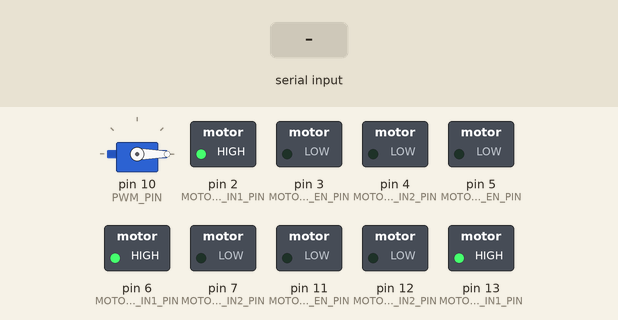
Bench run of a sketch on a simulated Arduino Uno, built with avr-gcc and run on an emulated ATmega328P. On the bench: servo, switched loads named in the sketch (green lamp = pin HIGH). Inputs (shaded band) come from the test bench. What the sketch prints to the serial monitor is not drawn.

Above: at 1.2 s.
1.3 s: "90,45\n" received over the second serial link
At 1.7 s:
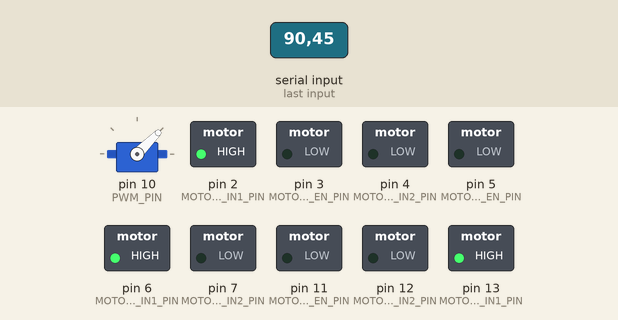
2.8 s: "30,150\n" received over the second serial link
At 4.0 s:
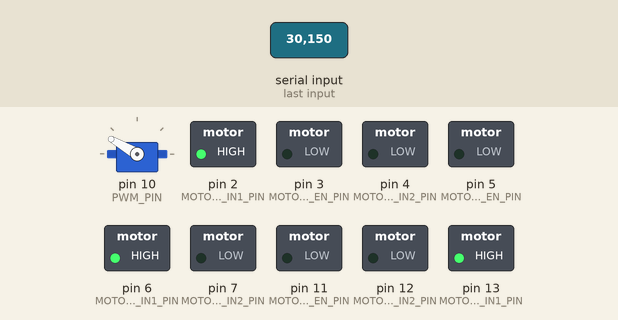
4.3 s: "R,45\n" received over the second serial link
At 5.2 s:
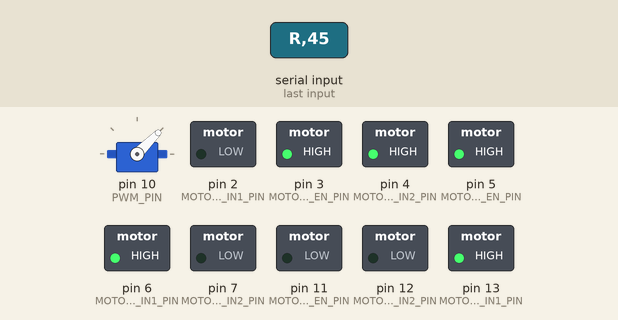
Timing chart, 0 to 7.3 s (numbered marks = the images above; inputs shaded):
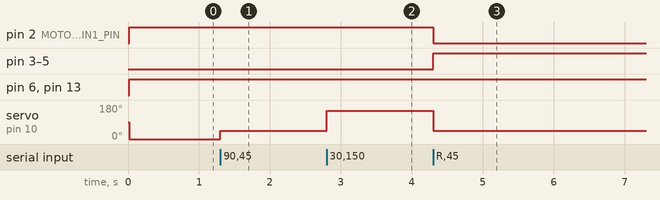

The sketch:

3-onmi_wheels._PWM.ino
```cpp
#include <SoftwareSerial.h>
#include <Servo.h>

char movement = '0';

#define MOTOR1_EN_PIN 5
#define MOTOR1_IN1_PIN 6
#define MOTOR1_IN2_PIN 7

#define MOTOR2_EN_PIN 3
#define MOTOR2_IN1_PIN 2
#define MOTOR2_IN2_PIN 4

#define MOTOR3_EN_PIN 11
#define MOTOR3_IN1_PIN 13
#define MOTOR3_IN2_PIN 12

#define PWM_PIN 10

int PWM = 0;

Servo myservo;

SoftwareSerial Serial_receive(9, 8);  // RX, TX

unsigned long previousMillis = 0;
const long interval = 20; // 20ms interval

void drive_motor(int v_1, int v_2, int v_3) {
  setMotorPinState(v_1, MOTOR1_IN1_PIN, MOTOR1_IN2_PIN);
  setMotorPinState(v_2, MOTOR2_IN1_PIN, MOTOR2_IN2_PIN);
  setMotorPinState(v_3, MOTOR3_IN1_PIN, MOTOR3_IN2_PIN);

  analogWrite(MOTOR1_EN_PIN, abs(v_1));
  analogWrite(MOTOR2_EN_PIN, abs(v_2));
  analogWrite(MOTOR3_EN_PIN, abs(v_3));
}

void case_sw(char M) {
  switch (M) {
    case '0':
      drive_motor(0, 0, 0);
      break;
    case '1':
      drive_motor(0, -255, 255);
      break;
    case '2':
      drive_motor(-255, 0, 255);
      break;
    case '3':
      hori_move(3);
      break;
    case '4':
      drive_motor(-255, 255, 0);
      break;
    case '5':
      drive_motor(0, 255, -255);
      break;
    case '6':
      drive_motor(255, 0, -255);
      break;
    case '7':
      hori_move(7);
      break;
    case '8':
      drive_motor(255, -255, 0);
      break;
    case 'R':
      drive_motor(190, 190, 190);
      break;
    case 'L':
      drive_motor(-190, -190, -190);
      break;
    default:
      drive_motor(0, 0, 0);
  }
}

void hori_move(int d_movement) {
  switch (d_movement) {
    case 3:
      drive_motor(-250, 0, 250);
      delay(15);
      drive_motor(-250, 250, 0);
      delay(15);
      break;
    case 7:
      drive_motor(250, -250, 0);
      delay(15);
      drive_motor(250, 0, -250);
      delay(15);
      break;
  }
}

void setMotorPinState(int value, int in1Pin, int in2Pin) {
  digitalWrite(in1Pin, value > 0 ? LOW : HIGH);
  digitalWrite(in2Pin, value > 0 ? HIGH : LOW);
}

void setup() {
  Serial.begin(9600);
  Serial_receive.begin(9600);

  pinMode(MOTOR1_IN1_PIN, OUTPUT);
  pinMode(MOTOR1_IN2_PIN, OUTPUT);
  pinMode(MOTOR1_EN_PIN, OUTPUT);

  pinMode(MOTOR2_IN1_PIN, OUTPUT);
  pinMode(MOTOR2_IN2_PIN, OUTPUT);
  pinMode(MOTOR2_EN_PIN, OUTPUT);

  pinMode(MOTOR3_IN1_PIN, OUTPUT);
  pinMode(MOTOR3_IN2_PIN, OUTPUT);
  pinMode(MOTOR3_EN_PIN, OUTPUT);


  analogWrite(MOTOR1_EN_PIN, 0);
  digitalWrite(MOTOR1_IN1_PIN, LOW);
  digitalWrite(MOTOR1_IN2_PIN, LOW);

  analogWrite(MOTOR2_EN_PIN, 0);
  digitalWrite(MOTOR2_IN1_PIN, LOW);
  digitalWrite(MOTOR2_IN2_PIN, LOW);

  analogWrite(MOTOR3_EN_PIN, 0);
  digitalWrite(MOTOR3_IN1_PIN, LOW);
  digitalWrite(MOTOR3_IN2_PIN, LOW);

  myservo.attach(PWM_PIN);

  Serial.println("READY");
}

void loop() {
  unsigned long currentMillis = millis();
  if (currentMillis - previousMillis >= interval) {
    previousMillis = currentMillis;

    if (Serial_receive.available()) {
      String data = Serial_receive.readStringUntil('\n');
      data.trim();
      int commaIndex = data.indexOf(',');
      if (commaIndex != -1) {
        movement = data.charAt(2);
        String intStr = data.substring(commaIndex + 1);
        PWM = intStr.toInt();
      }
    }
    //Serial.print(movement);
    //Serial.print(" ");
    //Serial.println(PWM);
    myservo.write(PWM);
    case_sw(movement);
  }
}
```

Measured:
- after the input at 1.3 s, servo on pin 10 (PWM_PIN): 0° → 45° at once
- after the input at 2.8 s, servo on pin 10 (PWM_PIN): 45° → 150° at once
- after the input at 4.3 s, pin 2 (MOTOR2_IN1_PIN): HIGH → LOW at once; pin 3 (MOTOR2_EN_PIN), pin 4 (MOTOR2_IN2_PIN), pin 5 (MOTOR1_EN_PIN): LOW → HIGH at once; servo on pin 10 (PWM_PIN): 150° → 45° at once
